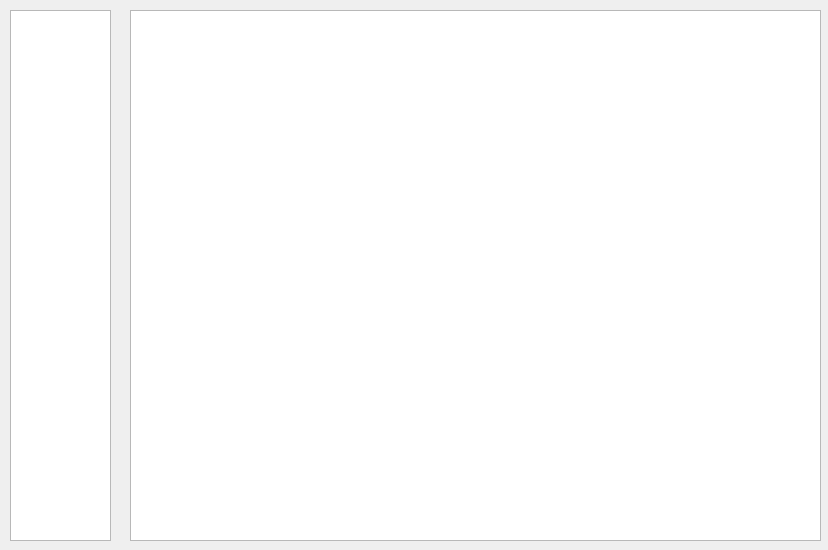
<?xml version="1.0" encoding="UTF-8"?>
<ui version="4.0">
 <class>DataWidget</class>
 <widget class="QWidget" name="DataWidget">
  <property name="geometry">
   <rect>
    <x>0</x>
    <y>0</y>
    <width>828</width>
    <height>550</height>
   </rect>
  </property>
  <property name="windowTitle">
   <string>Form</string>
  </property>
  <widget class="QTableView" name="dataView">
   <property name="geometry">
    <rect>
     <x>130</x>
     <y>10</y>
     <width>691</width>
     <height>531</height>
    </rect>
   </property>
   <property name="editTriggers">
    <set>QAbstractItemView::EditTrigger::NoEditTriggers</set>
   </property>
  </widget>
  <widget class="QListView" name="tablesList">
   <property name="geometry">
    <rect>
     <x>10</x>
     <y>10</y>
     <width>101</width>
     <height>531</height>
    </rect>
   </property>
   <property name="editTriggers">
    <set>QAbstractItemView::EditTrigger::NoEditTriggers</set>
   </property>
  </widget>
 </widget>
 <resources/>
 <connections/>
</ui>
